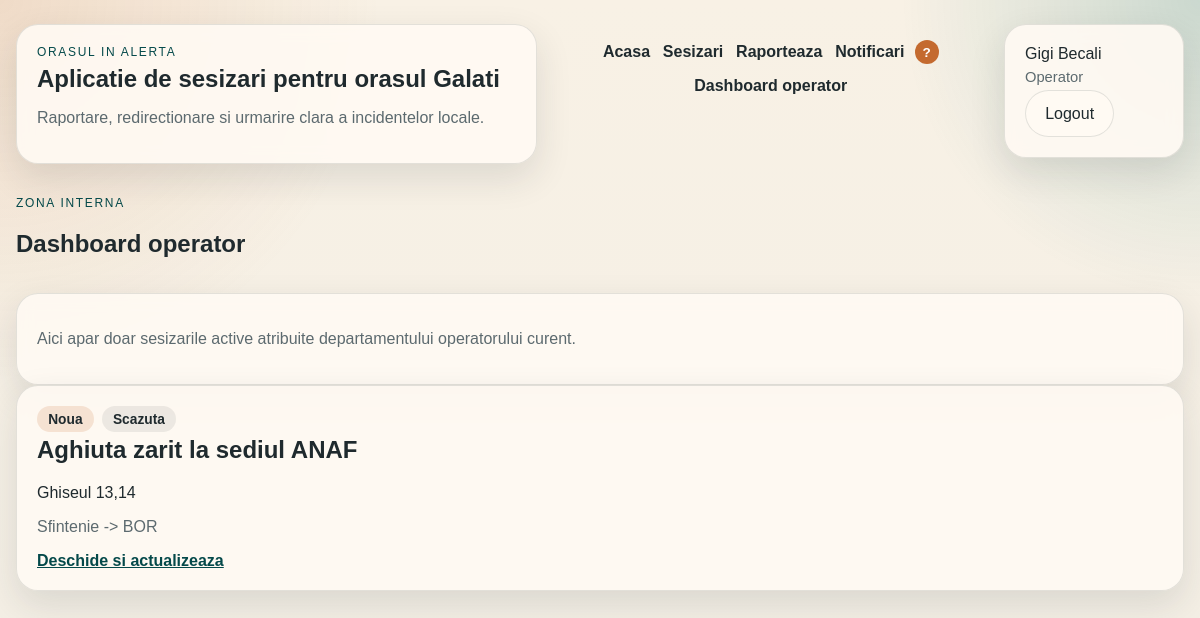
Page /dashboard/operator (signed in) on the committed database.
### app/models/entities.py (models this page shows, shortened)
class User(UserMixin, db.Model):
    __tablename__ = "users"
    id = db.Column(db.Integer, primary_key=True)
    full_name = db.Column(db.String(120), nullable=False)
    email = db.Column(db.String(255), nullable=False, unique=True)
    password_hash = db.Column(db.String(255), nullable=False)
    role = db.Column(db.String(32), nullable=False, default="citizen")
    department_id = db.Column(db.Integer, db.ForeignKey("departments.id"))
    created_at = db.Column(db.DateTime, default=utc_now, nullable=False)
    department = db.relationship("Department", back_populates="users")
    incidents = db.relationship("Incident", back_populates="creator", foreign_keys="Incident.created_by_id")
    updates = db.relationship("IncidentUpdate", back_populates="author")
    notifications = db.relationship("Notification", back_populates="user", cascade="all, delete-orphan")
    @property
    def role_label(self) -> str:
        return ROLE_LABELS.get(self.role, self.role)

class Incident(db.Model):
    __tablename__ = "incidents"
    id = db.Column(db.Integer, primary_key=True)
    title = db.Column(db.String(200), nullable=False)
    description = db.Column(db.Text, nullable=False)
    address = db.Column(db.String(255), nullable=False)
    latitude = db.Column(db.Float, nullable=False)
    longitude = db.Column(db.Float, nullable=False)
    priority = db.Column(db.String(32), nullable=False, default="medie")
    status = db.Column(db.String(32), nullable=False, default="noua")
    created_by_id = db.Column(db.Integer, db.ForeignKey("users.id"), nullable=False)
    category_id = db.Column(db.Integer, db.ForeignKey("incident_categories.id"), nullable=False)
    suggested_department_id = db.Column(db.Integer, db.ForeignKey("departments.id"))
    assigned_department_id = db.Column(db.Integer, db.ForeignKey("departments.id"))
    created_at = db.Column(db.DateTime, default=utc_now, nullable=False)
    updated_at = db.Column(db.DateTime, default=utc_now, nullable=False, onupdate=utc_now)
    creator = db.relationship("User", back_populates="incidents", foreign_keys=[created_by_id])
    category = db.relationship("Category", back_populates="incidents")
    suggested_department = db.relationship(
        "Department",
        back_populates="suggested_incidents",
        foreign_keys=[suggested_department_id],
    )
    assigned_department = db.relationship(
        "Department",
        back_populates="incidents",
        foreign_keys=[assigned_department_id],
    )
    photos = db.relationship(
        "IncidentPhoto",
        back_populates="incident",
        cascade="all, delete-orphan",
        order_by="IncidentPhoto.created_at.asc()",
    )
    updates = db.relationship(
        "IncidentUpdate",
        back_populates="incident",
        cascade="all, delete-orphan",
        order_by="IncidentUpdate.created_at.desc()",
    )
    notifications = db.relationship("Notification", back_populates="incident")
    @property
    def priority_label(self) -> str:
        return PRIORITY_LABELS.get(self.priority, self.priority)
    @property
    def status_label(self) -> str:
        return STATUS_LABELS.get(self.status, self.status)
    @property
    def display_department_label(self) -> str:
        if self.status == "in_triere":
            if self.suggested_department is not None:
                return f"Sugerat: {self.suggested_department.name}"
            return "In asteptarea trierii"
        if self.assigned_department is not None:
            return self.assigned_department.name
        return "-"

class Category(db.Model):
    __tablename__ = "incident_categories"
    id = db.Column(db.Integer, primary_key=True)
    name = db.Column(db.String(120), nullable=False, unique=True)
    description = db.Column(db.Text, nullable=False)
    default_department_id = db.Column(db.Integer, db.ForeignKey("departments.id"))
    created_at = db.Column(db.DateTime, default=utc_now, nullable=False)
    default_department = db.relationship("Department", back_populates="categories")
    incidents = db.relationship("Incident", back_populates="category")

class Department(db.Model):
    __tablename__ = "departments"
    id = db.Column(db.Integer, primary_key=True)
    name = db.Column(db.String(120), nullable=False, unique=True)
    description = db.Column(db.Text, nullable=False)
    contact_email = db.Column(db.String(255), nullable=False)
    created_at = db.Column(db.DateTime, default=utc_now, nullable=False)
    categories = db.relationship("Category", back_populates="default_department")
    users = db.relationship("User", back_populates="department")
    incidents = db.relationship(
        "Incident",
        back_populates="assigned_department",
        foreign_keys="Incident.assigned_department_id",
    )
    suggested_incidents = db.relationship(
        "Incident",
        back_populates="suggested_department",
        foreign_keys="Incident.suggested_department_id",
    )

### app/routes/web.py (the view)
@web_bp.get("/dashboard/operator")
@role_required("operator", "admin")
def operator_dashboard():
    service = build_incident_service()
    data = service.operator_dashboard(current_user)
    return render_template(
        "operator_dashboard.html",
        page_title="Dashboard operator",
        queue=data["queue"],
        departments=data["departments"],
    )

### app/repositories/department_repository.py (called while the page is built)
    def all(self) -> list[Department]:
        return Department.query.order_by(Department.name.asc()).all()

### app/repositories/incident_repository.py (called while the page is built)
    def _base_query(self):
        return Incident.query.options(
            joinedload(Incident.creator),
            joinedload(Incident.category),
            joinedload(Incident.suggested_department),
            joinedload(Incident.assigned_department),
            joinedload(Incident.photos),
            joinedload(Incident.updates).joinedload(IncidentUpdate.author),
        )

    def queue_for_operator(self, department_id: int | None) -> list[Incident]:
        if department_id is None:
            return []
        query = self._base_query().filter(
            Incident.status.notin_(["in_triere", "rezolvata", "respinsa"]),
            Incident.assigned_department_id == department_id,
        )
        return query.order_by(Incident.updated_at.desc()).all()

### app/routes/web.py (called while the page is built)
def build_incident_service() -> IncidentService:
    return IncidentService(
        IncidentRepository(),
        CategoryRepository(),
        DepartmentRepository(),
        UserRepository(),
        NotificationRepository(),
        IncidentPhotoRepository(),
    )

def role_required(*roles):
    def decorator(view):
        @wraps(view)
        @login_required
        def wrapped(*args, **kwargs):
            if current_user.role not in roles:
                abort(403)
            return view(*args, **kwargs)
        return wrapped
    return decorator

### app/services/incident_service.py (called while the page is built)
    def operator_dashboard(self, user) -> dict:
        return {
            "queue": self.incident_repository.queue_for_operator(user.department_id),
            "departments": self.department_repository.all(),
        }

### app/templates/operator_dashboard.html
{% extends "base.html" %}
{% block content %}
<section class="section-header">
    <div>
        <p class="eyebrow">Zona interna</p>
        <h1>Dashboard operator</h1>
    </div>
</section>
<section class="panel">
    <p class="muted-text">
        Aici apar doar sesizarile active atribuite departamentului operatorului curent.
    </p>
</section>
<section class="card-grid">
    {% for incident in queue %}
        <article class="card">
            <div class="card-tags">
                <span class="pill pill-{{ incident.status }}">{{ incident.status_label }}</span>
                <span class="pill pill-neutral">{{ incident.priority_label }}</span>
            </div>
            <h2>{{ incident.title }}</h2>
            <p>{{ incident.address }}</p>
            <p class="muted-text">{{ incident.category.name }} -> {{ incident.display_department_label }}</p>
            <a class="text-link" href="{{ url_for('web.incident_detail', incident_id=incident.id) }}">Deschide si actualizeaza</a>
        </article>
    {% else %}
        <article class="card">
            <h2>Nu exista sesizari in coada</h2>
            <p>Toate cazurile sunt deja inchise sau nu au fost create inca.</p>
        </article>
    {% endfor %}
</section>
{% endblock %}

### app/templates/base.html (shortened to what this page needs)
<!DOCTYPE html>
<html lang="ro">
<head>
    <link rel="stylesheet" href="{{ url_for('static', filename='styles.css') }}">
</head>
<body
    data-map-default-lat="{{ config.MAP_DEFAULT_LAT }}"
    data-map-default-lng="{{ config.MAP_DEFAULT_LNG }}"
    data-map-default-zoom="{{ config.MAP_DEFAULT_ZOOM }}"
    {% if current_user.is_authenticated %}
        data-unread-url="{{ url_for('api.unread_notifications') }}"
    {% endif %}
>
    <header class="site-header">
        <div class="brand-block">
            <p class="eyebrow">{{ config.APP_NAME }}</p>
            <a class="brand-title" href="{{ url_for('web.home') }}">Aplicatie de sesizari pentru orasul Galati</a>
            <p class="brand-copy">Raportare, redirectionare si urmarire clara a incidentelor locale.</p>
        </div>
        <nav class="site-nav" aria-label="Meniu principal">
            <a href="{{ url_for('web.home') }}">Acasa</a>
            {% if current_user.is_authenticated %}
                <a href="{{ url_for('web.incidents') }}">Sesizari</a>
                <a href="{{ url_for('web.new_incident') }}">Raporteaza</a>
                <a href="{{ url_for('web.notifications') }}">
                    Notificari
                    <span class="badge" id="notification-count" aria-live="polite">0</span>
                </a>
                {% if current_user.role in ["operator", "admin"] %}
                    <a href="{{ url_for('web.operator_dashboard') }}">Dashboard operator</a>
                {% endif %}
            {% endif %}
        </nav>
        <div class="account-panel">
            {% if current_user.is_authenticated %}
                <p class="account-name">{{ current_user.full_name }}</p>
                <p class="account-role">{{ current_user.role_label }}</p>
                <form method="post" action="{{ url_for('web.logout') }}">
                    <button type="submit" class="ghost-button">Logout</button>
                </form>
            {% else %}
                <a class="ghost-button" href="{{ url_for('web.login') }}">Login</a>
                <a class="button-link" href="{{ url_for('web.register') }}">Cont nou</a>
            {% endif %}
        </div>
    </header>
    <main class="page-shell" id="main-content">
        {% block content %}{% endblock %}
    </main>
</body>
</html>

### app/static/styles.css (style rules this page uses)
:root { color-scheme: light; --bg: #f4efe5; --surface: rgba(255, 250, 243, 0.9); --surface-strong: #fffaf3; --surface-soft: rgba(255, 250, 243, 0.7); --ink: #1f2a2e; --muted: #5c6a6f; --accent: #006a6b; --accent-dark: #04494a; --secondary: #c46a2f; --border: rgba(31, 42, 46, 0.12); --shadow: 0 14px 36px rgba(31, 42, 46, 0.12); --danger: #a23232; --success: #1e6b43; --skip-link-bg: #ffffff; --body-orb-warm: rgba(196, 106, 47, 0.16); --body-orb-cool: rgba(0, 106, 107, 0.18); --body-gradient-start: #f8f1e5; --hero-start: rgba(255, 250, 243, 0.92); --hero-end: rgba(236, 246, 244, 0.94); --field-bg: #fffdf9; --field-file-bg: rgba(255, 253, 249, 0.96); --map-gradient-start: rgba(0, 106, 107, 0.12); --map-gradient-end: rgba(196, 106, 47, 0.1); --info-bg: rgba(0, 106, 107, 0.08); --flash-bg: rgba(0, 106, 107, 0.12); --neutral-bg: rgba(31, 42, 46, 0.08); --pill-new-bg: rgba(196, 106, 47, 0.16); --pill-review-bg: rgba(0, 106, 107, 0.16); --pill-work-bg: rgba(44, 102, 73, 0.16); --pill-success-bg: rgba(30, 107, 67, 0.18); --pill-danger-bg: rgba(162, 50, 50, 0.18); --success-bg: rgba(30, 107, 67, 0.14); --danger-bg: rgba(162, 50, 50, 0.14); --photo-card-bg: rgba(255, 250, 243, 0.7); --photo-media-bg: rgba(0, 106, 107, 0.08); }
* { box-sizing: border-box; }
html { scroll-behavior: smooth; }
body { margin: 0; color: var(--ink); font-family: "Trebuchet MS", "Verdana", sans-serif; background: radial-gradient(circle at top left, var(--body-orb-warm), transparent 28%), radial-gradient(circle at top right, var(--body-orb-cool), transparent 22%), linear-gradient(180deg, var(--body-gradient-start) 0%, var(--bg) 100%); }
a { color: inherit; }
button, input, select, textarea { font: inherit; }
button, .button-link, .ghost-button { display: inline-flex; align-items: center; justify-content: center; gap: 0.4rem; border-radius: 999px; padding: 0.85rem 1.2rem; cursor: pointer; text-decoration: none; transition: transform 0.15s ease, background 0.15s ease; }
button, .button-link { border: 1px solid transparent; background: var(--accent); color: #ffffff; }
.ghost-button { border: 1px solid var(--border); background: var(--surface-strong); color: var(--ink); }
.site-header, .page-shell { width: min(1200px, calc(100% - 2rem)); margin: 0 auto; }
.site-header { display: grid; grid-template-columns: 1.2fr 1fr auto; gap: 1rem; align-items: start; padding: 1.5rem 0 1rem; }
.brand-block, .account-panel, .panel, .card, .form-card, .stat-card, .flash-message, .hero-panel { background: var(--surface); border: 1px solid var(--border); border-radius: 22px; box-shadow: var(--shadow); backdrop-filter: blur(8px); }
.brand-block, .account-panel, .panel, .card, .form-card, .stat-card, .hero-panel { padding: 1.25rem; }
.brand-title { display: inline-block; font-size: clamp(1.4rem, 2vw, 2rem); font-weight: 700; text-decoration: none; }
.brand-copy, .muted-text, .inline-hint, .timeline-meta { color: var(--muted); }
.eyebrow { margin: 0 0 0.35rem; text-transform: uppercase; letter-spacing: 0.14em; font-size: 0.75rem; color: var(--accent-dark); }
.site-nav { display: flex; flex-wrap: wrap; gap: 0.8rem; align-items: center; justify-content: center; padding-top: 1rem; }
.site-nav a { text-decoration: none; font-weight: 600; }
.account-panel { min-width: 180px; }
.account-name, .account-role { margin: 0 0 0.35rem; }
.account-role { font-size: 0.92rem; color: var(--muted); }
.badge { display: inline-flex; align-items: center; justify-content: center; min-width: 1.5rem; min-height: 1.5rem; padding: 0 0.3rem; margin-left: 0.35rem; border-radius: 999px; background: var(--secondary); color: #ffffff; font-size: 0.85rem; }
.page-shell { padding-bottom: 3rem; }
.section-header { display: flex; justify-content: space-between; align-items: end; gap: 1rem; margin: 1rem 0; }
.stat-grid, .card-grid, .three-column-grid { display: grid; gap: 1rem; }
.card-grid { grid-template-columns: repeat(auto-fit, minmax(260px, 1fr)); }
.card h2, .card h3 { margin-top: 0.25rem; }
.card-tags { display: flex; flex-wrap: wrap; gap: 0.5rem; }
.pill { display: inline-flex; align-items: center; border-radius: 999px; padding: 0.32rem 0.7rem; font-size: 0.86rem; font-weight: 600; }
.pill-neutral { background: var(--neutral-bg); }
.pill-noua { background: var(--pill-new-bg); }
.text-link { font-weight: 700; color: var(--accent-dark); }

### rows in the picture
User: full_name "Gigi Becali", role_label "Operator"
Incident: status_label "Noua", priority_label "Scazuta", title "Aghiuta zarit la sediul ANAF", address "Ghiseul 13,14", category.name "Sfintenie", display_department_label "BOR"

### other values in the picture
{{ config.APP_NAME }} "ORASUL IN ALERTA"
